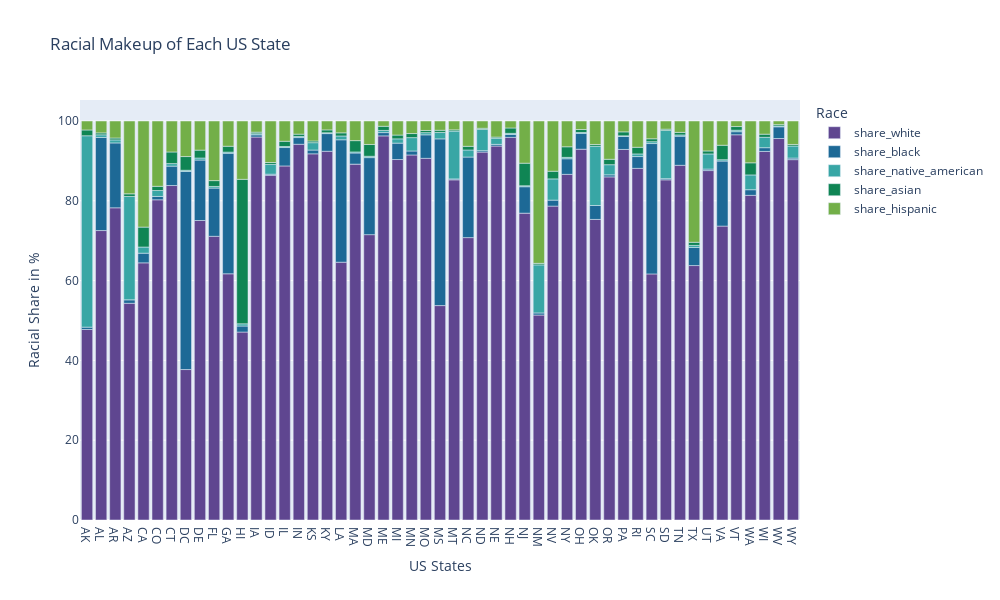

The notebook cell this image was saved under:
### Markdown cell above
Relationship between Killings and Race, Gender, Mental Illness

### Code cell
# Share of Race by State

columns_race = ["share_white", "share_black", "share_native_american", "share_asian", "share_hispanic"]
df_share_race_city[columns_race] = df_share_race_city[columns_race].apply(pd.to_numeric, errors="coerce", axis=1)

share_race_no_city = df_share_race_city.drop("City", axis=1)
mean_share_race = share_race_no_city.groupby("Geographic area", as_index=False).mean(numeric_only=True)

# Normalising the values of all columns (so that population share does not exceed 100% - mistake in data)
mean_share_race.iloc[:, 1:] = mean_share_race.iloc[:, 1:].div(mean_share_race.iloc[:, 1:].sum(axis=1), axis=0)*100

colors = px.colors.qualitative.Prism
fig_race_share = px.bar(mean_share_race, x="Geographic area",
                        y=columns_race,
                        title="Racial Makeup of Each US State",
                        height=600, width=1000,
                        labels={"variable": "Race"}, 
                        color_discrete_sequence=colors)


fig_race_share.update_layout(xaxis_title="US States",
                             yaxis_title="Racial Share in %")
fig_race_share.update_xaxes(tickmode='linear', nticks=50)
fig_race_share.show()

### Figure 1 — Plotly figure (JSON) as saved in the notebook; plotly's stock layout.template omitted (floating-point values rounded to 4 significant figures)
{"data": [{"alignmentgroup": "True", "hovertemplate": "Race=share_white<br>Geographic area=%{x}<br>value=%{y}<extra></extra>", "legendgroup": "share_white", "marker": {"color": "rgb(95, 70, 144)", "pattern": {"shape": ""}}, "name": "share_white", "offsetgroup": "share_white", "orientation": "v", "showlegend": true, "textposition": "auto", "type": "bar", "x": ["AK", "AL", "AR", "AZ", "CA", "CO", "CT", "DC", "DE", "FL", "GA", "HI", "IA", "ID", "IL", "IN", "KS", "KY", "LA", "MA", "MD", "ME", "MI", "MN", "MO", "MS", "MT", "NC", "ND", "NE", "NH", "NJ", "NM", "NV", "NY", "OH", "OK", "OR", "PA", "RI", "SC", "SD", "TN", "TX", "UT", "VA", "VT", "WA", "WI", "WV", "WY"], "xaxis": "x", "y": [47.74, 72.54, 78.25, 54.31, 64.45, 80.25, 83.83, 37.71, 75.06, 71.1, 61.71, 47.1, 95.98, 86.38, 88.73, 94.17, 91.77, 92.42, 64.61, 89.19, 71.52, 96.27, 90.34, 91.49, 90.64, 53.74, 85.26, 70.78, 92.2, 93.72, 95.9, 76.9, 51.37, 78.67, 86.63, 92.93, 75.33, 85.99, 92.88, 88.13, 61.67, 85.25, 88.89, 63.77, 87.58, 73.66, 96.55, 81.37, 92.38, 95.61, 90.32], "yaxis": "y"}, {"alignmentgroup": "True", "hovertemplate": "Race=share_black<br>Geographic area=%{x}<br>value=%{y}<extra></extra>", "legendgroup": "share_black", "marker": {"color": "rgb(29, 105, 150)", "pattern": {"shape": ""}}, "name": "share_black", "offsetgroup": "share_black", "orientation": "v", "showlegend": true, "textposition": "auto", "type": "bar", "x": ["AK", "AL", "AR", "AZ", "CA", "CO", "CT", "DC", "DE", "FL", "GA", "HI", "IA", "ID", "IL", "IN", "KS", "KY", "LA", "MA", "MD", "ME", "MI", "MN", "MO", "MS", "MT", "NC", "ND", "NE", "NH", "NJ", "NM", "NV", "NY", "OH", "OK", "OR", "PA", "RI", "SC", "SD", "TN", "TX", "UT", "VA", "VT", "WA", "WI", "WV", "WY"], "xaxis": "x", "y": [0.5933, 23.33, 16.26, 0.8651, 2.414, 0.8391, 4.86, 49.66, 15.15, 12.08, 30.2, 1.512, 0.5593, 0.2871, 4.62, 1.677, 0.9482, 4.43, 30.68, 2.787, 19.3, 0.8248, 4.109, 0.9973, 5.892, 41.79, 0.2287, 20.19, 0.357, 0.4161, 0.7173, 6.631, 0.5238, 1.498, 3.906, 3.965, 3.488, 0.5196, 3.257, 2.952, 32.67, 0.2915, 7.298, 4.54, 0.3769, 16.3, 0.776, 1.409, 0.9314, 2.933, 0.3906], "yaxis": "y"}, {"alignmentgroup": "True", "hovertemplate": "Race=share_native_american<br>Geographic area=%{x}<br>value=%{y}<extra></extra>", "legendgroup": "share_native_american", "marker": {"color": "rgb(56, 166, 165)", "pattern": {"shape": ""}}, "name": "share_native_american", "offsetgroup": "share_native_american", "orientation": "v", "showlegend": true, "textposition": "auto", "type": "bar", "x": ["AK", "AL", "AR", "AZ", "CA", "CO", "CT", "DC", "DE", "FL", "GA", "HI", "IA", "ID", "IL", "IN", "KS", "KY", "LA", "MA", "MD", "ME", "MI", "MN", "MO", "MS", "MT", "NC", "ND", "NE", "NH", "NJ", "NM", "NV", "NY", "OH", "OK", "OR", "PA", "RI", "SC", "SD", "TN", "TX", "UT", "VA", "VT", "WA", "WI", "WV", "WY"], "xaxis": "x", "y": [47.97, 0.6597, 0.7579, 25.91, 1.545, 1.486, 0.6393, 0.2938, 0.5155, 0.4116, 0.2961, 0.5478, 0.2693, 2.455, 0.2571, 0.2739, 1.849, 0.2105, 0.9543, 0.2648, 0.3381, 0.5483, 1.073, 3.352, 0.5455, 1.613, 11.98, 1.77, 5.325, 1.543, 0.2882, 0.2444, 12.05, 5.329, 0.3522, 0.2153, 14.86, 2.54, 0.1609, 0.6624, 0.4605, 12.09, 0.3164, 0.5087, 3.789, 0.338, 0.3724, 3.705, 2.604, 0.2015, 3.026], "yaxis": "y"}, {"alignmentgroup": "True", "hovertemplate": "Race=share_asian<br>Geographic area=%{x}<br>value=%{y}<extra></extra>", "legendgroup": "share_asian", "marker": {"color": "rgb(15, 133, 84)", "pattern": {"shape": ""}}, "name": "share_asian", "offsetgroup": "share_asian", "orientation": "v", "showlegend": true, "textposition": "auto", "type": "bar", "x": ["AK", "AL", "AR", "AZ", "CA", "CO", "CT", "DC", "DE", "FL", "GA", "HI", "IA", "ID", "IL", "IN", "KS", "KY", "LA", "MA", "MD", "ME", "MI", "MN", "MO", "MS", "MT", "NC", "ND", "NE", "NH", "NJ", "NM", "NV", "NY", "OH", "OK", "OR", "PA", "RI", "SC", "SD", "TN", "TX", "UT", "VA", "VT", "WA", "WI", "WV", "WY"], "xaxis": "x", "y": [1.452, 0.48, 0.4759, 0.6585, 4.994, 1.056, 2.91, 3.428, 1.969, 1.461, 1.47, 36.21, 0.3978, 0.4743, 1.313, 0.5828, 0.4209, 0.7125, 0.784, 2.838, 2.956, 1.038, 0.9507, 1.022, 0.5511, 0.5455, 0.3219, 0.9167, 0.2932, 0.2888, 1.346, 5.651, 0.3878, 1.918, 2.651, 0.7525, 0.4405, 1.357, 0.985, 1.668, 0.7364, 0.3196, 0.6369, 0.7835, 0.7548, 3.623, 0.9165, 3.037, 0.7858, 0.3432, 0.3809], "yaxis": "y"}, {"alignmentgroup": "True", "hovertemplate": "Race=share_hispanic<br>Geographic area=%{x}<br>value=%{y}<extra></extra>", "legendgroup": "share_hispanic", "marker": {"color": "rgb(115, 175, 72)", "pattern": {"shape": ""}}, "name": "share_hispanic", "offsetgroup": "share_hispanic", "orientation": "v", "showlegend": true, "textposition": "auto", "type": "bar", "x": ["AK", "AL", "AR", "AZ", "CA", "CO", "CT", "DC", "DE", "FL", "GA", "HI", "IA", "ID", "IL", "IN", "KS", "KY", "LA", "MA", "MD", "ME", "MI", "MN", "MO", "MS", "MT", "NC", "ND", "NE", "NH", "NJ", "NM", "NV", "NY", "OH", "OK", "OR", "PA", "RI", "SC", "SD", "TN", "TX", "UT", "VA", "VT", "WA", "WI", "WV", "WY"], "xaxis": "x", "y": [2.248, 2.982, 4.262, 18.26, 26.59, 16.37, 7.764, 8.913, 7.302, 14.94, 6.325, 14.62, 2.798, 10.4, 5.078, 3.295, 5.007, 2.23, 2.967, 4.92, 5.882, 1.321, 3.523, 3.143, 2.37, 2.319, 2.212, 6.346, 1.821, 4.027, 1.749, 10.57, 35.68, 12.59, 6.461, 2.133, 5.884, 9.594, 2.721, 6.586, 4.454, 2.047, 2.854, 30.4, 7.503, 6.076, 1.39, 10.48, 3.302, 0.9097, 5.884], "yaxis": "y"}], "layout": {"barmode": "relative", "height": 600, "legend": {"title": {"text": "Race"}, "tracegroupgap": 0}, "title": {"text": "Racial Makeup of Each US State"}, "width": 1000, "xaxis": {"anchor": "y", "domain": [0, 1], "nticks": 50, "tickmode": "linear", "title": {"text": "US States"}}, "yaxis": {"anchor": "x", "domain": [0, 1], "title": {"text": "Racial Share in %"}}}}
